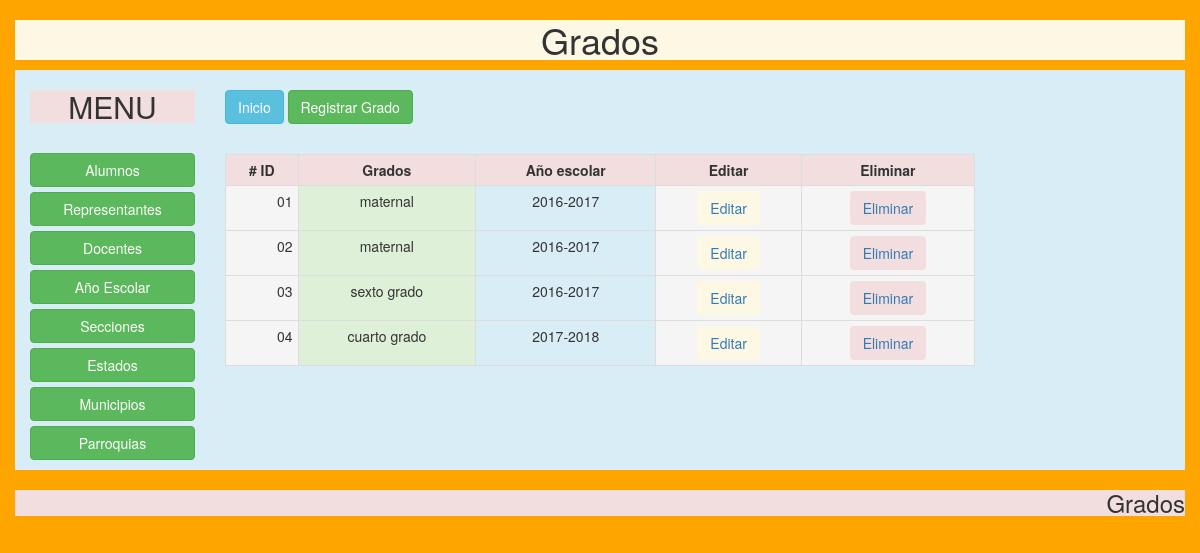
The app's page /index.php/grados/grados with its own data.
### tables this page shows
CREATE TABLE `grados` (
  `id` int(11) NOT NULL,
  `grado` varchar(20) DEFAULT NULL
);

CREATE TABLE `anio_escolar` (
  `id` int(11) NOT NULL,
  `anio` varchar(9) DEFAULT NULL
);

### application/controllers/grados/Grados.php (called while the page is built, shortened)
<?php
class Grados extends CI_Controller
{
    public function __construct()
    {
        $this->load->model('AnioModel', 'anios');
        $this->load->model('GradosModel', 'grados');
    }
    public function index()
    {
        $this->data['titulo'] = 'Grados';
        $this->data['listar'] = $this->grados->listar();
        $this->load->view('header', $this->data);
        $this->load->view('grados/grados');
        $this->load->view('footer');
    }
}

### index.php (called while the page is built, shortened)
<?php
require_once BASEPATH.'core/CodeIgniter.php';

### application/models/GradosModel.php (called while the page is built, shortened)
<?php if (!defined('BASEPATH')) exit('No direct script access allowed');
class GradosModel extends CI_Model
{
    private $tabla = 'grados';
    public function listar()
    {
        $this->db->select('g.id, g.grado, ae.anio');
        $this->db->from($this->tabla.' AS g');
        $this->db->join('anios_grados AS ag', 'ag.grados_id=g.id', 'inner');
        $this->db->join('anio_escolar As ae', 'ag.anios_id=ae.id', 'inner');
        $query = $this->db->get();
        return $query->result();
    }
}

### application/views/grados/grados.php (the view)
<div class="container">
<section class="bg-info main row">
    <aside class="col-md-2 text-center">
    <h2 class="bg-danger">MENU</h2>
    <br>
            <p><a class="btn btn-block btn-success" href="<?php echo base_url('alumnos/Alumnos') ?>">Alumnos</a>
        	<a class="btn btn-block btn-success" href="<?php echo base_url('representantes/Representantes') ?>">Representantes</a>
        	<a class="btn btn-block btn-success" href="<?php echo base_url('docentes/Docentes') ?>">Docentes</a>
            <a class="btn btn-block btn-success" href="<?php echo base_url('anio/Anio') ?>">Año Escolar</a>
            <a class="btn btn-block btn-success" href="<?php echo base_url('secciones/Secciones') ?>">Secciones</a>
			<a class="btn btn-block btn-success" href="<?php echo base_url('estados/Estados') ?>">Estados</a>
            <a class="btn btn-block btn-success" href="<?php echo base_url('municipios/Municipios') ?>">Municipios</a>
            <a class="btn btn-block btn-success" href="<?php echo base_url('parroquias/Parroquias') ?>">Parroquias</a></p>
    </aside>
    <div class="col-md-8"><br>
    <p><a class="btn btn-info" href="<?php echo base_url() ?>">Inicio</a>
    <a class="btn btn-success" href="<?php echo base_url('grados/Grados/registrar') ?>" title="">Registrar Grado</a>
		<div class="table-fluid"><br>
			<table class="table table-responsive table-bordered table-hover table-condensed text-center">
		<tr class="danger">
			<th class=" text-center"># ID</th>
			<th class=" text-center">Grados</th>
			<th class=" text-center">Año escolar</th>
			<th class=" text-center">Editar</th>
			<th class=" text-center">Eliminar</th>
		</tr>
		<?php
		$i=1;
            foreach ($listar as $grados) {
                ?>
		<tr class="">
            <td class="active text-right"><?php echo str_pad($i, 2, "0", STR_PAD_LEFT); ?></td>
			<td class="success"><?php echo $grados->grado?></td>
			<td class="info"><?php echo $grados->anio?></td>
			<td class="active"><a class="btn bg-warning" href="<?php echo base_url('grados/Grados/modificar/'.$grados->id) ?>">Editar</a></td>
			<td class="active"><a class="btn bg-danger" href="<?php echo base_url('grados/Grados/eliminar/'.$grados->id) ?>">Eliminar</a></td>
		</tr>
			<?php
			$i++;
                }
                ?>
	</table>
	</div>
</div>
</div>

### css/estilos.css (style rules this page uses)
* { margin: 0; padding: 0; box-sizing: border-box; }
#fondo { background-image: url(imagen/autobus.jpg); background-color: orange; }

### records on screen
grados: i "01", grado "maternal", anio_escolar.anio "2016-2017", i "02"
grados: i "03", grado "sexto grado", anio_escolar.anio "2016-2017"
grados: i "04", grado "cuarto grado", anio_escolar.anio "2017-2018"

### other values on screen
$titulo "Grados"
